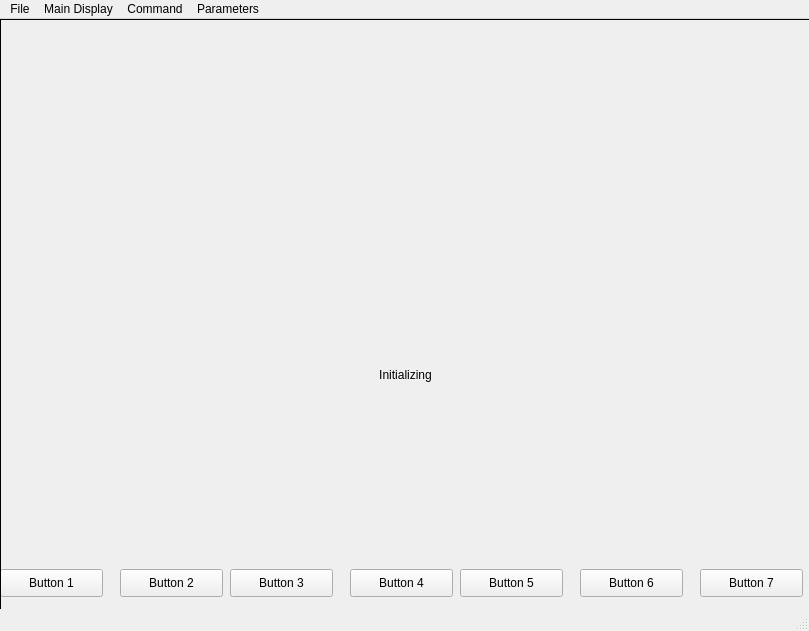
<?xml version="1.0" encoding="UTF-8"?>
<ui version="4.0">
 <class>MainWindow</class>
 <widget class="QMainWindow" name="MainWindow">
  <property name="geometry">
   <rect>
    <x>0</x>
    <y>0</y>
    <width>809</width>
    <height>631</height>
   </rect>
  </property>
  <property name="windowTitle">
   <string>MainWindow</string>
  </property>
  <widget class="QWidget" name="centralWidget">
   <widget class="QPushButton" name="pushButton_1">
    <property name="geometry">
     <rect>
      <x>0</x>
      <y>550</y>
      <width>103</width>
      <height>28</height>
     </rect>
    </property>
    <property name="text">
     <string>Button 1</string>
    </property>
   </widget>
   <widget class="QPushButton" name="pushButton_2">
    <property name="geometry">
     <rect>
      <x>120</x>
      <y>550</y>
      <width>103</width>
      <height>28</height>
     </rect>
    </property>
    <property name="text">
     <string>Button 2</string>
    </property>
   </widget>
   <widget class="QPushButton" name="pushButton_3">
    <property name="geometry">
     <rect>
      <x>230</x>
      <y>550</y>
      <width>103</width>
      <height>28</height>
     </rect>
    </property>
    <property name="text">
     <string>Button 3</string>
    </property>
   </widget>
   <widget class="QPushButton" name="pushButton_4">
    <property name="geometry">
     <rect>
      <x>350</x>
      <y>550</y>
      <width>103</width>
      <height>28</height>
     </rect>
    </property>
    <property name="text">
     <string>Button 4</string>
    </property>
   </widget>
   <widget class="QPushButton" name="pushButton_5">
    <property name="geometry">
     <rect>
      <x>460</x>
      <y>550</y>
      <width>103</width>
      <height>28</height>
     </rect>
    </property>
    <property name="text">
     <string>Button 5</string>
    </property>
   </widget>
   <widget class="QPushButton" name="pushButton_6">
    <property name="geometry">
     <rect>
      <x>580</x>
      <y>550</y>
      <width>103</width>
      <height>28</height>
     </rect>
    </property>
    <property name="text">
     <string>Button 6</string>
    </property>
   </widget>
   <widget class="QPushButton" name="pushButton_7">
    <property name="geometry">
     <rect>
      <x>700</x>
      <y>550</y>
      <width>103</width>
      <height>28</height>
     </rect>
    </property>
    <property name="text">
     <string>Button 7</string>
    </property>
   </widget>
   <widget class="QLabel" name="label_background">
    <property name="geometry">
     <rect>
      <x>0</x>
      <y>0</y>
      <width>811</width>
      <height>711</height>
     </rect>
    </property>
    <property name="frameShape">
     <enum>QFrame::Box</enum>
    </property>
    <property name="text">
     <string>Initializing</string>
    </property>
    <property name="alignment">
     <set>Qt::AlignCenter</set>
    </property>
   </widget>
  </widget>
  <widget class="QMenuBar" name="menuBar">
   <property name="geometry">
    <rect>
     <x>0</x>
     <y>0</y>
     <width>809</width>
     <height>20</height>
    </rect>
   </property>
   <widget class="QMenu" name="menuFile">
    <property name="title">
     <string>File</string>
    </property>
    <addaction name="actionQuit"/>
    <addaction name="actionSave_all_settings"/>
    <addaction name="actionLoad_settings"/>
   </widget>
   <widget class="QMenu" name="menuOptions">
    <property name="title">
     <string>Main Display</string>
    </property>
    <addaction name="action_Normal_Mode"/>
    <addaction name="actionView_Controller"/>
    <addaction name="actionView_Comms_Log_2"/>
    <addaction name="actionView_Events_Log"/>
    <addaction name="actionCalibrate_Controller"/>
    <addaction name="actionDBG_See_Rmote_Controller"/>
    <addaction name="actionHelicopter_Simulation"/>
   </widget>
   <widget class="QMenu" name="menuCommunication">
    <property name="title">
     <string>Parameters</string>
    </property>
    <addaction name="actionSettings"/>
    <addaction name="actionStatistics"/>
    <addaction name="actionAircraft_Status"/>
    <addaction name="actionRe_Handshake_With_Chopper"/>
    <addaction name="actionAircraft_Geometry"/>
    <addaction name="actionLoad_Default_Settings"/>
    <addaction name="actionAutopilot_Settings"/>
   </widget>
   <widget class="QMenu" name="menuCommand">
    <property name="title">
     <string>Command</string>
    </property>
    <addaction name="actionMark_Origin"/>
    <addaction name="actionEnable_Advanced_Logging"/>
   </widget>
   <addaction name="menuFile"/>
   <addaction name="menuOptions"/>
   <addaction name="menuCommand"/>
   <addaction name="menuCommunication"/>
  </widget>
  <widget class="QStatusBar" name="statusBar"/>
  <action name="actionCalibrate_Controller">
   <property name="text">
    <string>Controller Calibration</string>
   </property>
  </action>
  <action name="actionQuit">
   <property name="text">
    <string>Quit</string>
   </property>
  </action>
  <action name="actionView_Controller">
   <property name="text">
    <string>Controller Input</string>
   </property>
  </action>
  <action name="actionRe_Acquire_Controller">
   <property name="text">
    <string>Re-Acquire Controller</string>
   </property>
   <property name="shortcut">
    <string>Ctrl+R</string>
   </property>
  </action>
  <action name="actionSettings">
   <property name="text">
    <string>Communication Settings</string>
   </property>
  </action>
  <action name="actionVariable_List">
   <property name="text">
    <string>Variable List</string>
   </property>
  </action>
  <action name="actionStatistics">
   <property name="text">
    <string>Communication Stats</string>
   </property>
  </action>
  <action name="actionDisplay_Remote_Controller">
   <property name="text">
    <string>Display Remote Controller</string>
   </property>
  </action>
  <action name="actionView_Comms_Log">
   <property name="text">
    <string>View Comms Log</string>
   </property>
  </action>
  <action name="actionView_Event_Log">
   <property name="text">
    <string>View Event Log</string>
   </property>
  </action>
  <action name="actionMotion_Characteristics">
   <property name="text">
    <string>Aircraft Settings</string>
   </property>
  </action>
  <action name="actionAircraft_Status">
   <property name="text">
    <string>All Parameters</string>
   </property>
   <property name="shortcut">
    <string>Ctrl+P</string>
   </property>
  </action>
  <action name="actionDBG_See_Rmote_Controller">
   <property name="text">
    <string>(DBG) Remote Controller</string>
   </property>
  </action>
  <action name="actionView_Comms_Log_2">
   <property name="text">
    <string>Comms Log</string>
   </property>
  </action>
  <action name="actionView_Events_Log">
   <property name="text">
    <string>Event Log</string>
   </property>
  </action>
  <action name="action_Normal_Mode">
   <property name="text">
    <string>Normal Mode</string>
   </property>
   <property name="shortcut">
    <string>Ctrl+N</string>
   </property>
  </action>
  <action name="actionRe_Handshake_With_Chopper">
   <property name="text">
    <string>Re-Handshake With Aircraft</string>
   </property>
  </action>
  <action name="actionCapture_Avg_Ping_for_Reference">
   <property name="text">
    <string>Reset Ping Baseline</string>
   </property>
  </action>
  <action name="actionHelicopter_Simulation">
   <property name="text">
    <string>Helicopter Simulation</string>
   </property>
   <property name="shortcut">
    <string>Ctrl+S</string>
   </property>
  </action>
  <action name="actionAircraft_Geometry">
   <property name="text">
    <string>Aircraft Geometry</string>
   </property>
  </action>
  <action name="actionLoad_Default_Settings">
   <property name="text">
    <string>Load Default Settings</string>
   </property>
  </action>
  <action name="actionSave_all_settings">
   <property name="text">
    <string>Save settings</string>
   </property>
  </action>
  <action name="actionLoad_settings">
   <property name="text">
    <string>Load settings</string>
   </property>
  </action>
  <action name="actionMark_Origin">
   <property name="text">
    <string>Mark Origin</string>
   </property>
  </action>
  <action name="actionAutopilot_Settings">
   <property name="text">
    <string>Autopilot Settings</string>
   </property>
  </action>
  <action name="actionEnable_Advanced_Logging">
   <property name="text">
    <string>Enable Advanced Logging</string>
   </property>
  </action>
 </widget>
 <layoutdefault spacing="6" margin="11"/>
 <resources/>
 <connections/>
</ui>
